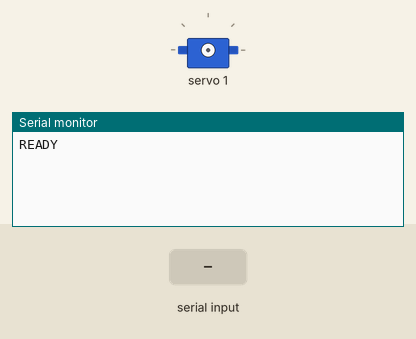
A sketch run on a simulated Arduino Uno, built with avr-gcc and run on an emulated ATmega328P. On the bench: servo, the last lines printed to the serial monitor. The test bench sets the inputs (shaded band).

Above: at 1.7 s.
1.8 s: "MOVE 90 45 200\n" received over Serial
At 2.6 s:
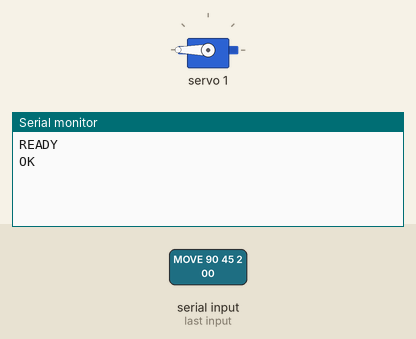
3.4 s: "PING" received over Serial
At 4.5 s:
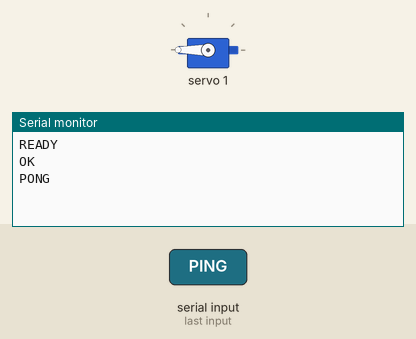
5.0 s: "MOVE" received over Serial
At 5.7 s:
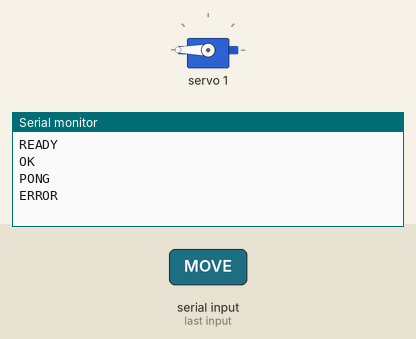
6.6 s: "90,45\n" received over Serial
At 8.2 s:
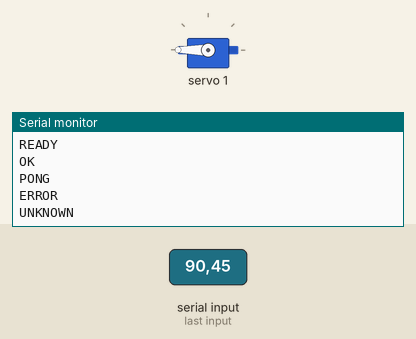

The sketch:

servo_control_pca9685.ino
```cpp
#include <Wire.h>
#include <Adafruit_PWMServoDriver.h>

Adafruit_PWMServoDriver pwm = Adafruit_PWMServoDriver();

const int SERVO_FREQ = 50;

const int BASE_CH = 0;
const int SHOULDER_CH = 1;
const int ELBOW_CH = 2;

const int SERVO_MIN_US = 500;
const int SERVO_MAX_US = 2500;

String inputLine ="";

void setup() {
  Serial.begin(9600);
  Serial.setTimeout(100);

  pwm.begin();
  pwm.setPWMFreq(SERVO_FREQ);

  delay(500);

  moveServo(BASE_CH, 90);
  moveServo(SHOULDER_CH, 90);
  moveServo(ELBOW_CH, 90);

  Serial.println("READY");
}

void loop() {
  if (Serial.available() > 0) {
    inputLine = Serial.readString();

    inputLine.trim();

    if (inputLine == "PING") {
      Serial.println("PONG");
    }

    else if (inputLine == "HOME") {
      moveServo(BASE_CH, 90);
      moveServo(SHOULDER_CH, 90);
      moveServo(ELBOW_CH, 90);

      Serial.println("OK");
    }

    else if (inputLine.startsWith("MOVE")) {
      int a1, a2, a3;

      int count = sscanf(inputLine.c_str(), "MOVE %d %d %d", &a1, &a2, &a3);

      if (count == 3) {
        a1 = constrain(a1, 0, 180);
        a2 = constrain(a2, 0, 180);
        a3 = constrain(a3, 0, 180);

        moveServo(BASE_CH, a1);
        moveServo(SHOULDER_CH, a2);
        moveServo(ELBOW_CH, a3);

        Serial.println("OK");
      }
      else {
        Serial.println("ERROR");
      }
    }
    else {
      Serial.println("UNKNOWN");

    }
  }
}

void moveServo(int channel, int angle) {
  int pulseUS = map(angle, 0, 180, SERVO_MIN_US, SERVO_MAX_US);

  int pwmValue = pulseUS*4096/20000;

  pwm.setPWM(channel, 0, pwmValue);
}
```

Measured:
- after the input at 1.8 s, the serial monitor: prints a new line after 0.12 s (image 1)
- after the input at 3.4 s, the serial monitor: prints a new line after 0.10 s (image 2)
- after the input at 5.0 s, the serial monitor: prints a new line after 0.10 s (image 3)
- after the input at 6.6 s, the serial monitor: prints a new line after 0.11 s (image 4)
